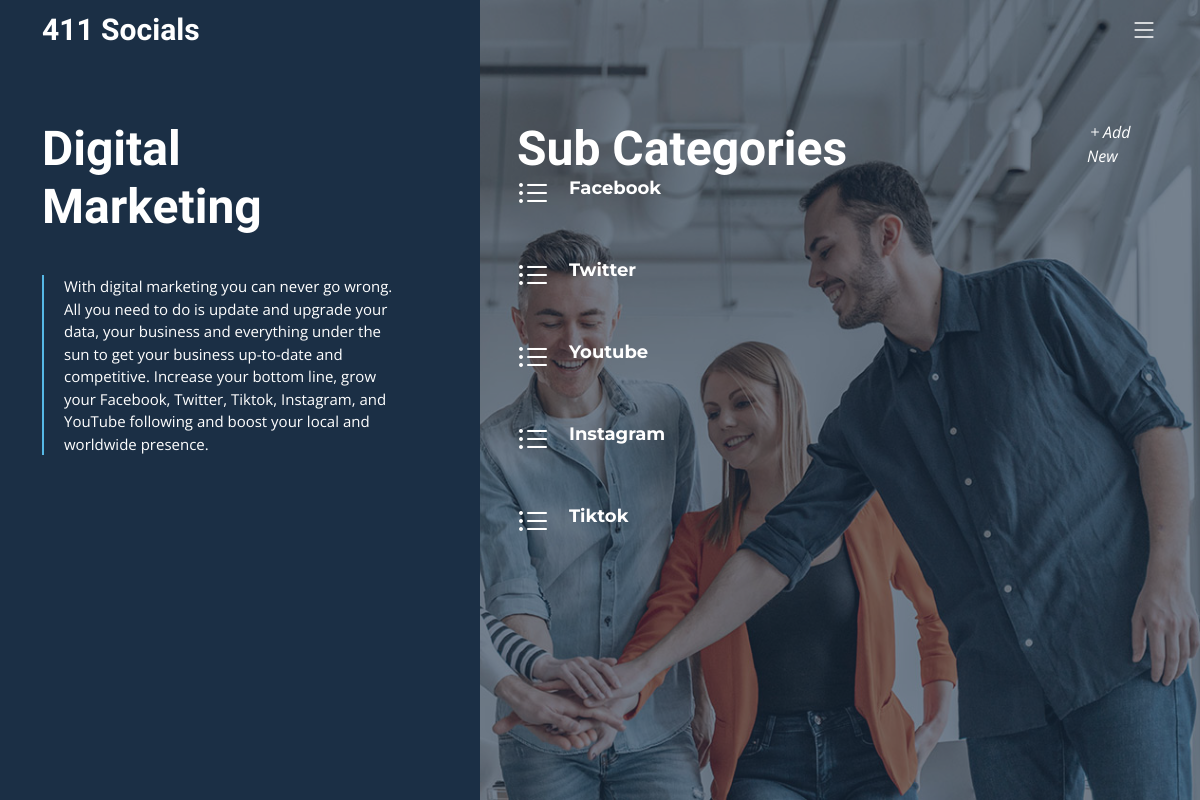
The page /categories/subCategory?id=1 on the database its author committed.
### tables this page shows
CREATE TABLE `category` (
  `id` int(5) NOT NULL,
  `name` varchar(255) NOT NULL,
  `description` text NOT NULL,
  `img_url` varchar(255) NOT NULL,
  `created_at` datetime NOT NULL
);

CREATE TABLE `sub_category` (
  `id` int(5) NOT NULL,
  `name` varchar(255) NOT NULL,
  `description` varchar(255) NOT NULL,
  `category_id` int(5) NOT NULL,
  `duration` datetime NOT NULL,
  `created_at` datetime NOT NULL
);

### application/controllers/Categories.php (called while the page is built, shortened)
<?php
    class Categories extends CI_Controller {
    	public function __construct() {
            $this->load->model('category_model');
            $this->load->helper(['url', 'language']);
        }
        public function subCategory() {
            $id = $this->input->get('id');
            $data['category_details'] = $this->category_model->getCategoryById($id);
            $data['sub_categories'] = $this->category_model->getSubCategoriesByCategoryId($id);
            $this->load->view('templates/header');
            $this->load->view('categories/sub_category', $data);
        }
    }

### index.php (called while the page is built, shortened)
<?php
require_once BASEPATH.'core/CodeIgniter.php';

### application/models/Category_model.php (called while the page is built, shortened)
<?php
    class Category_model extends CI_Model {
        public function getCategoryById($id) {
            $this->db->where('id', $id);
            $query = $this->db->get('category');
            return $query->row();
        }
        public function getSubCategoriesByCategoryId($id) {
            $this->db->select('*');
            $this->db->where('category_id', $id);
            $query = $this->db->get('sub_category');
            return $query->result();
        }
    }

### application/views/categories/sub_category.php (the view, shortened to what this page needs)
<section id="hero" class="hero d-flex">
    <div class="container">
      <div class="row">
        <div class="col-xl-4">
          <h2 data-aos="fade-up"><?php echo $category_details->name; ?></h2>
          <blockquote data-aos="fade-up" data-aos-delay="100">
            <p><?php echo $category_details->description; ?></p>
          </blockquote>
        </div>
        <div class="col-xl-1">
        </div>
        <div class="col-xl-6 services-list" data-aos="fade-up" data-aos-delay="100">
        	<h2 data-aos="fade-up">Sub Categories</h2>
          <div class="row gy-5">
          <?php foreach($sub_categories as $sub_category) { ?>
            <div class="col-lg-12 col-md-12 service-item d-flex" data-aos="fade-up" data-aos-delay="100">
              <div class="icon flex-shrink-0"><i class="bi bi-list-ul" style="color: #ffffff;"></i></div>
              <div>
                <h4 class="title"><a href="services/service?id=<?php echo $sub_category->id; ?>" class="stretched-link text-white"><?php echo $sub_category->name; ?></a></h4>
              </div>
            </div>
          <?php } ?>
          </div>
        </div>
        <div class="col-xl-1" data-aos="fade-up" data-aos-delay="100">
          <a href="categories/addSubCategoryView?id=<?php echo $category_details->id; ?>"><i class="bi bi-plus" style="color: #ffffff;">Add New</i></a>
        </div>
      </div>
    </div>
</section>
</body>
</html>

### assets/css/main.css (style rules this page uses)
:root { --font-default: "Open Sans", system-ui, -apple-system, "Segoe UI", Roboto, "Helvetica Neue", Arial, "Noto Sans", "Liberation Sans", sans-serif, "Apple Color Emoji", "Segoe UI Emoji", "Segoe UI Symbol", "Noto Color Emoji"; --font-primary: "Montserrat", sans-serif; --font-secondary: "Raleway", sans-serif; }
:root { --color-default: #2b180d; --color-primary: #56b8e6; --color-secondary: #1b2f45; }
:root { scroll-behavior: smooth; }
body { font-family: var(--font-default); color: var(--color-default); }
a { color: var(--color-primary); text-decoration: none; transition: 0.3s; }
h1, h2, h3, h4, h5, h6 { font-family: var(--font-primary); }
section { overflow: hidden; padding: 80px 0; }
.hero { width: 100%; min-height: 100vh; background: url("../img/hero-bg.jpg") top center; background-size: cover; position: relative; padding: 120px 0; z-index: 3; }
@media (min-width: 1034px) { .hero:after { position: absolute; content: ""; width: 40%; background: var(--color-secondary); top: 0; bottom: 0; } }
.hero:before { position: absolute; content: ""; background: rgba(27, 47, 69, 0.6); inset: 0; }
.hero .container { z-index: 1; }
.hero h2 { margin: 0; font-size: 48px; font-weight: 700; line-height: 1.2; color: #fff; font-family: var(--font-secondary); }
.hero blockquote { color: #fff; padding-left: 20px; font-size: 15px; font-family: var(--font-default); border-left: 2px solid var(--color-primary); margin: 40px 0; }
.services-list .service-item { position: relative; }
.services-list .service-item .icon i { font-size: 32px; line-height: 0; margin-right: 20px; color: #38618e; }
.services-list .service-item .title { font-weight: 700; margin-bottom: 5px; font-size: 18px; }
.services-list .service-item .title a { color: var(--color-secondary); }

### rows shown on the page
category: name "Digital Marketing", description "With digital marketing you can never go wrong. All you need to do is update and upgrade your data, your business and everything under the sun to get your business up-to-date and competitive. Increase your bottom line, grow your Facebook, Twitter, Tiktok, Instagram, and YouTube following and boost your local and worldwide presence."
sub_category: name "Facebook"
sub_category: name "Twitter"
sub_category: name "Youtube"
sub_category: name "Instagram"
sub_category: name "Tiktok"
